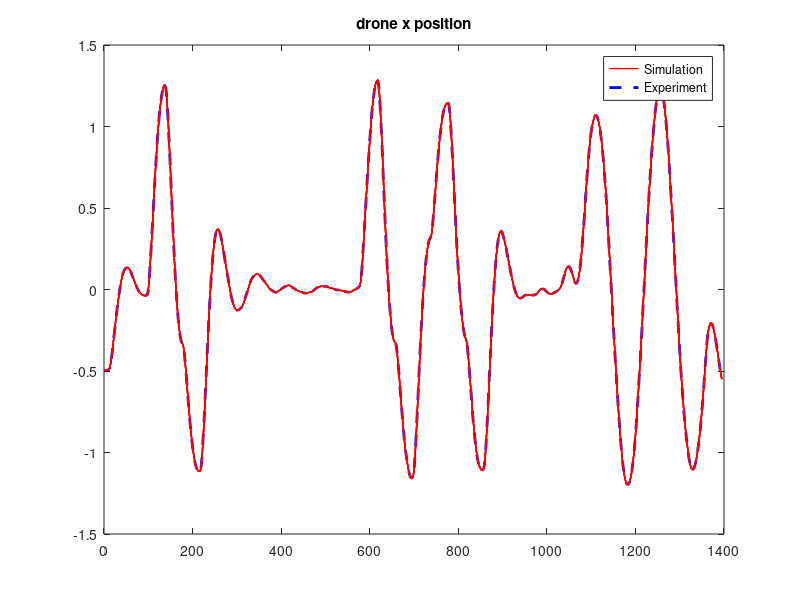
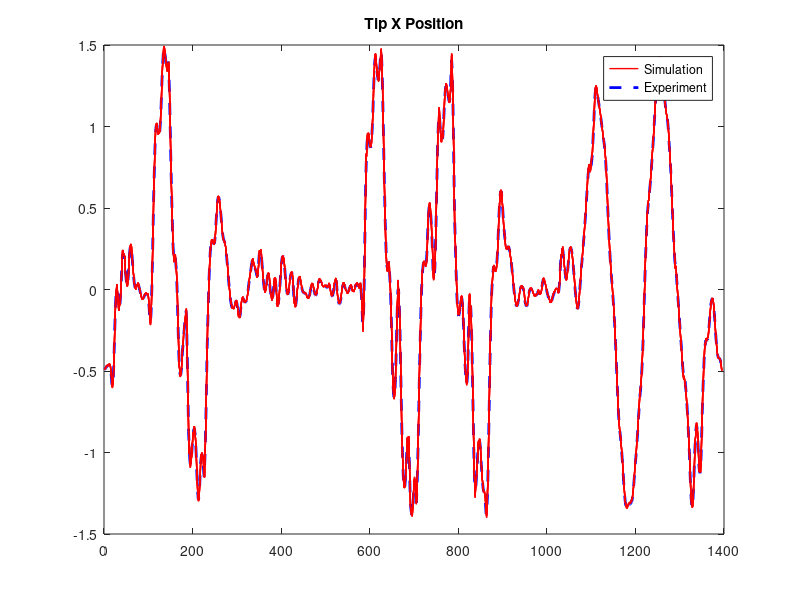
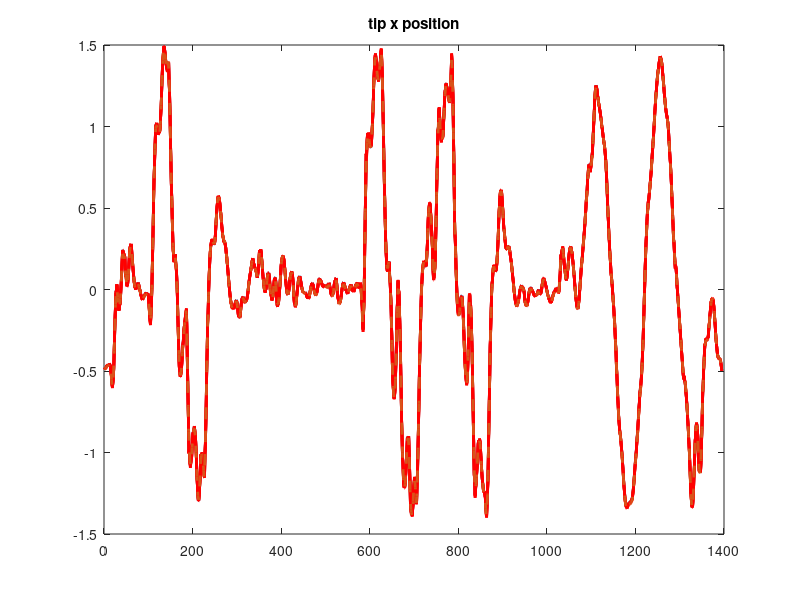

Recreate these plots in MATLAB, in order.
%% Load Models
load('Models_5.mat')

%% Load Data Manually
load('2024-01-10-10-58-55_deflated_sysID_long_resampled_0-05.mat')

%% Data
num_skips = 1;
train_size = 1400;
local_position = local_position(1:num_skips:train_size,:);
local_setpoint = local_setpoint(1:num_skips:train_size,:);
tip_pose = tip_pose(1:num_skips:train_size,:);
vision_pose = vision_pose(1:num_skips:train_size,:);

% (drone position, drone angles, tip position)
X_all = [local_position(:,[2,3,4,6,7,8]) tip_pose(:,2:4)]';
U_all = local_setpoint(:, 2:4)';
len = length(X_all);

n = 5;
t0 = n + 1;

AB = [AB1, AB2, AB3, AB4, AB5];
d = ones(len, 1);
model = zeros(len, 1);

Z_sim = zeros(9, len, 5);
for j = t0:len
    % AB = AB2;
    Z = [];
    for i = 1:n
        Z = [Z; X_all(:,j-i)];
    end
    U = U_all(:,j-1);
    Z_sim1(:,j) = AB1* [Z; U];
    Z_sim2(:,j) = AB2* [Z; U];
    Z_sim3(:,j) = AB3* [Z; U];
    Z_sim4(:,j) = AB4* [Z; U];
    Z_sim5(:,j) = AB5* [Z; U];

    for k = 1:5
        Z_sim(:,j,k) = AB(:,48*(k-1) + 1:48*k)* [Z; U];
        if norm(Z_sim(:, j, k) - X_all(:, j)) < d(j, 1)
            d(j, 1) = norm(Z_sim(:, j, k) - X_all(:, j));
            model(j, 1) = k;
        end
    end
end

% Whole Difference
norm(Z_sim1(:,t0:end) - X_all(:,t0:end))
norm(Z_sim2(:,t0:end) - X_all(:,t0:end))
norm(Z_sim3(:,t0:end) - X_all(:,t0:end))
norm(Z_sim4(:,t0:end) - X_all(:,t0:end))
norm(Z_sim5(:,t0:end) - X_all(:,t0:end))

% Column Difference
norm_diff1 = vecnorm(Z_sim1(:,t0:end) - X_all(:,t0:end));
norm_diff2 = vecnorm(Z_sim2(:,t0:end) - X_all(:,t0:end));
norm_diff3 = vecnorm(Z_sim3(:,t0:end) - X_all(:,t0:end));
norm_diff4 = vecnorm(Z_sim4(:,t0:end) - X_all(:,t0:end));
norm_diff5 = vecnorm(Z_sim5(:,t0:end) - X_all(:,t0:end));

% Find the maximum norm difference
max_norm_diff1 = max(norm_diff1)
max_norm_diff2 = max(norm_diff2)
max_norm_diff3 = max(norm_diff3)
max_norm_diff4 = max(norm_diff4)
max_norm_diff5 = max(norm_diff5)


figure;
plot(Z_sim1(1,t0:end)', 'r', 'LineWidth',1)
hold on
plot(X_all(1,t0:end)', 'b--', 'LineWidth',2)
plot(Z_sim2(1,t0:end)', 'r', 'LineWidth',1)
plot(Z_sim3(1,t0:end)', 'r', 'LineWidth',1)
plot(Z_sim4(1,t0:end)', 'r', 'LineWidth',1)
plot(Z_sim5(1,t0:end)', 'r', 'LineWidth',1)

%plot(U_all(1,t0:end)', 'k', 'LineWidth',2)
legend('Simulation','Experiment')
title("drone x position")

figure;
plot(Z_sim1(7,t0:end)', 'r', 'LineWidth',1)
hold on
plot(X_all(7,t0:end)', 'b--', 'LineWidth',2)
plot(Z_sim2(7,t0:end)', 'r', 'LineWidth',1)
plot(Z_sim3(7,t0:end)', 'r', 'LineWidth',1)
plot(Z_sim4(7,t0:end)', 'r', 'LineWidth',1)
plot(Z_sim5(7,t0:end)', 'r', 'LineWidth',1)

%plot(U_all(1,t0:end)', 'k', 'LineWidth',2)
legend('Simulation','Experiment')
title("Tip X Position")

figure;
plot(Z_sim1(7,t0:end)', 'LineWidth',2)
hold on
plot(Z_sim2(7,t0:end)', 'r', 'LineWidth',2)
plot(Z_sim3(7,t0:end)', 'r', 'LineWidth',2)
plot(Z_sim4(7,t0:end)', 'r', 'LineWidth',2)
plot(Z_sim5(7,t0:end)', 'r', 'LineWidth',2)
plot(X_all(7,t0:end)', '--', 'LineWidth',2)
title("tip x position")

% figure;
% plot(Z_sim1(1:3,t0:end)', 'r', 'LineWidth',2)
% hold on
% plot(X_all(1:3,t0:end)', 'b--', 'LineWidth',2)
% plot(U_all(1:3,t0:end)', 'k', 'LineWidth',2)
% title("drone xyz from time" + ' ' + t0)
% 
% figure;
% plot(Z_sim1(7:9,t0:end)', 'LineWidth',2)
% hold on
% plot(X_all(7:9,t0:end)', '--', 'LineWidth',2)
% title("tip xyz from time" + ' ' + t0)
% 
% figure;
% plot(Z_sim1(1:3,t0:end)', 'r', 'LineWidth',1)
% hold on
% plot(Z_sim2(1:3,t0:end)', 'b--', 'LineWidth',1)
% plot(Z_sim3(1:3,t0:end)', 'k', 'LineWidth',1)
% plot(Z_sim4(1:3,t0:end)', 'y', 'LineWidth',1)
% plot(Z_sim5(1:3,t0:end)', 'g', 'LineWidth',1)
% title("drone xyz from time" + ' ' + t0)
% 
% figure;
% plot(Z_sim1(7:9,t0:end)', 'r', 'LineWidth',1)
% hold on
% plot(X_all(7:9,t0:end)', 'b--', 'LineWidth',1)
% plot(Z_sim2(7:9,t0:end)', 'b', 'LineWidth',1)
% plot(Z_sim3(7:9,t0:end)', 'k', 'LineWidth',1)
% plot(Z_sim4(7:9,t0:end)', 'y', 'LineWidth',1)
% plot(Z_sim5(7:9,t0:end)', 'g', 'LineWidth',1)
% title("drone xyz from time" + ' ' + t0)